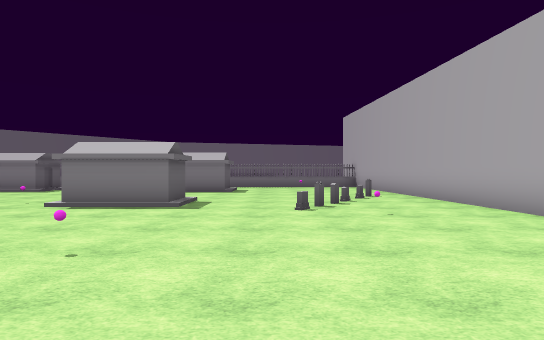
View 1 (above)

16 first-person views from a walk through a level from a Godot 3-D game. The camera is 1.5 m above the floor, looks level and sees 75° across. The floor is counted in squares, 2 m on a side. Each view is taken from the middle of a square. On the plan, view 1 faces up. The plan holds only what a view shows up to about 11 squares ahead; the rest is blank. The place goes on beyond the plan. Characters and animated objects are not drawn. Some surface patterns are stand-ins.

View 2
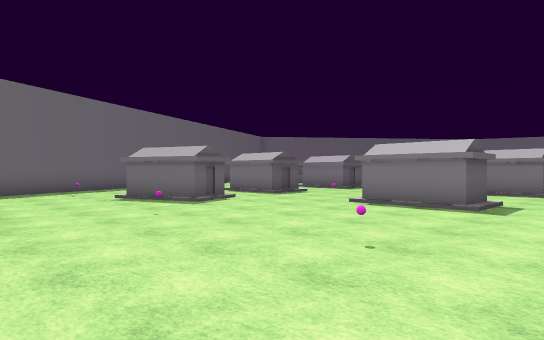

View 3
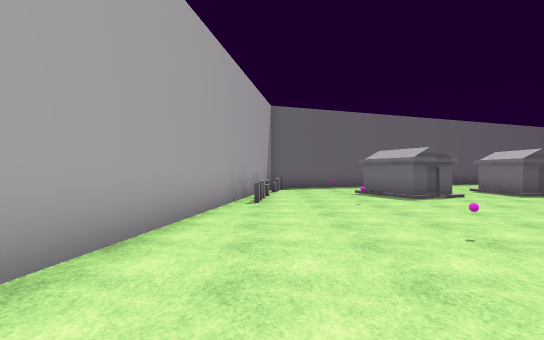

View 4
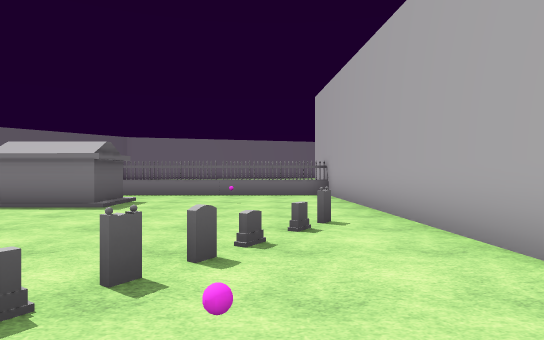

View 5
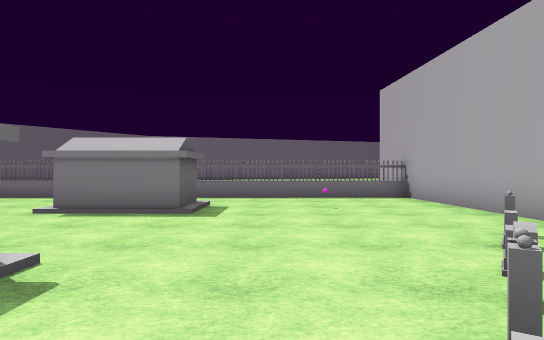

View 6
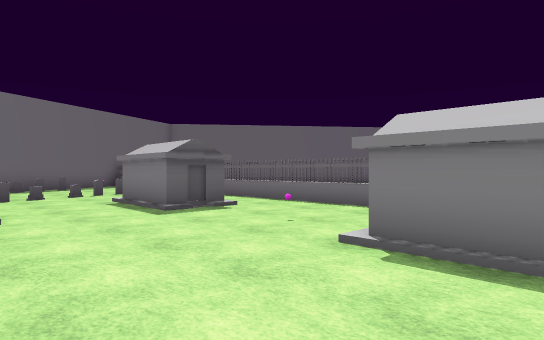

View 7
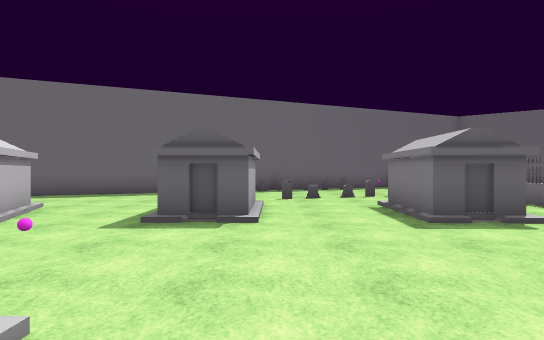

View 8
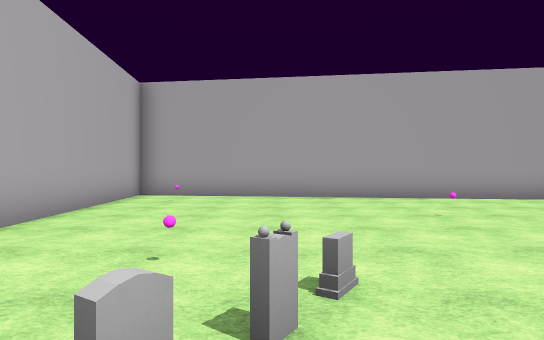

View 9
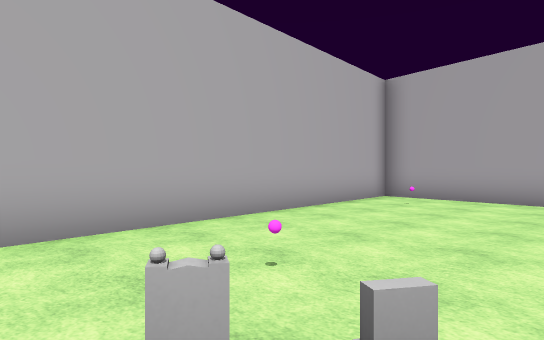

View 10
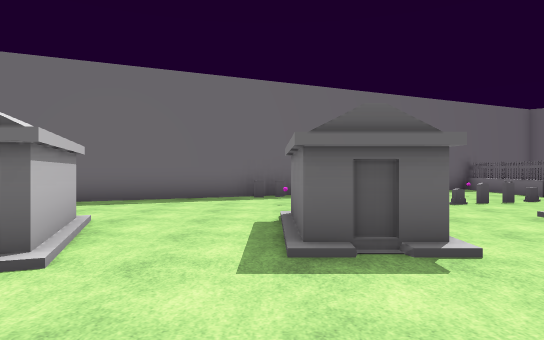

View 11
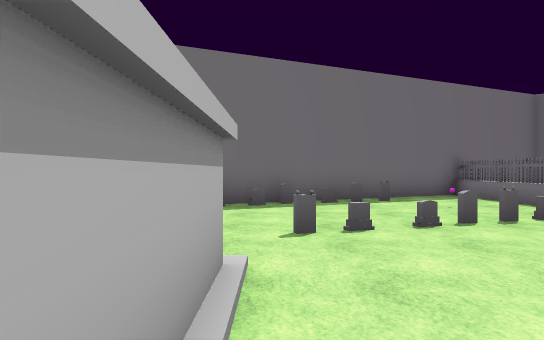

View 12
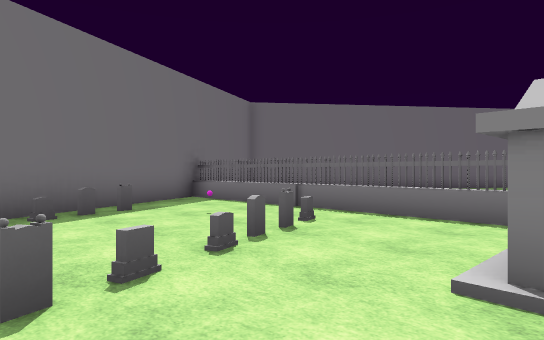

View 13
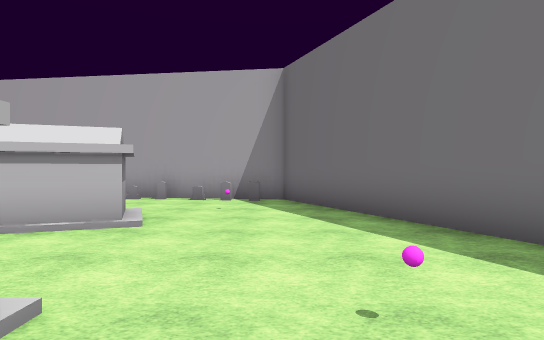

View 14
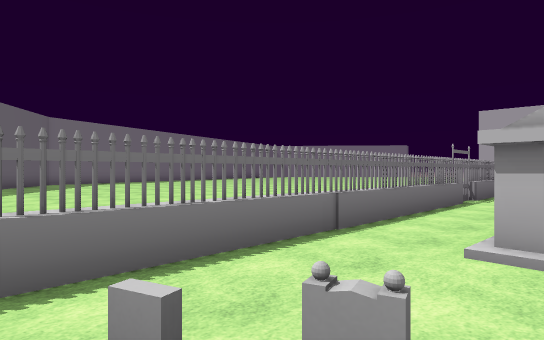

View 15
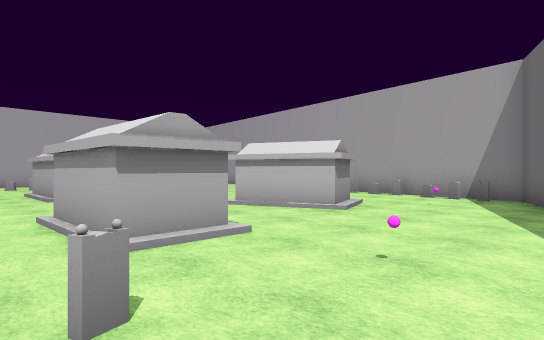

View 16
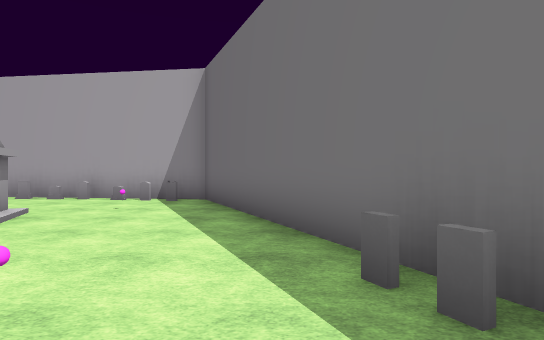

### Floor plan
Key: @ floor where view 1 was taken; # wall or solid block; . floor; / step, stairs or slope; = window, fence, low wall or low ledge; ^ raised ledge.
Columns run from 19 left of view 1 to 5 right of it. Each row starts with its distance up from view 1.
 17                        #
 16 ##^###=#==#=#=#=#=#=####
 15 #............... ......#
 14 ##..=.=..##....   .....#
 13  ##...=..##..=..##..=..#
 12   #...=................#
 11   #=...=...............#
 10   ##....////..........=#
  9    # .../##/...///...=.#
  8    ##.=.////.=.##/..=..##
  7     #..........///..=...#
  6     #...../#.........=..#
  5     ##.../##............#
  4      #.../#.............#
  3      ##.=....=...=......#
  2       #.................#
  1       #####.=...........#
  0          #######...@....#
 -1                #######..#
 -2                      ####

Positions as (right, up) in squares from view 1, and headings:
1: (0, 0), facing up
2: (0, 0), facing up-left
3: (2, 1), facing left
4: (2, 5), facing up
5: (0, 6), facing up
6: (-2, 9), facing up-left
7: (-3, 10), facing left
8: (1, 9), facing down
9: (0, 8), facing down-right
10: (-5, 8), facing left
11: (-8, 10), facing left
12: (-10, 10), facing up-left
13: (-12, 10), facing down
14: (-14, 13), facing up-right
15: (-14, 11), facing down-right
16: (-14, 10), facing down
